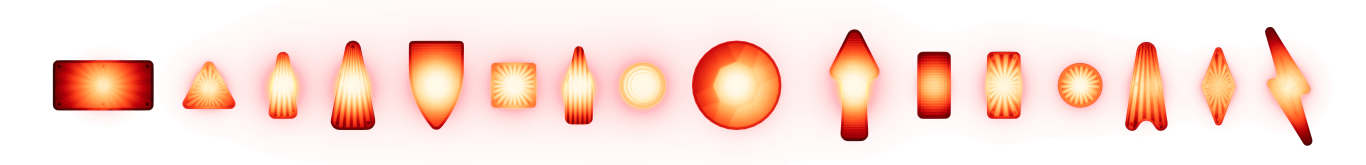
#> input picture VisualPinball.Unity/Documentation~/creators-guide/editor/inserts/inserts-showcase-lit.png, 8192 x 988 px (shown at 1/6 size)
$ python match_crop.py ../inserts-showcase-lit.png ../inserts-showcase-unlit.png
#> lines starting #> are read from the running program, lines starting #| are printed output that depends on the picture; after the words box and inside, x2 and y2 are one past the last pixel; in counts of white or black regions, pixels touching at a corner belong together
"""match_crop.py <new> <old> [publish]: scales the new shot to the old's width, finds where the old image sits in it, and crops it there."""
import sys
from PIL import Image
import numpy as np
new, old = Image.open(sys.argv[1]).convert('RGB'), Image.open(sys.argv[2]).convert('RGB')
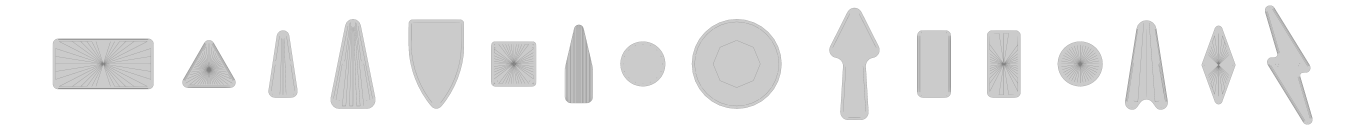
#> input picture VisualPinball.Unity/Documentation~/creators-guide/editor/inserts/inserts-showcase-unlit.png, 8192 x 831 px (shown at 1/6 size)
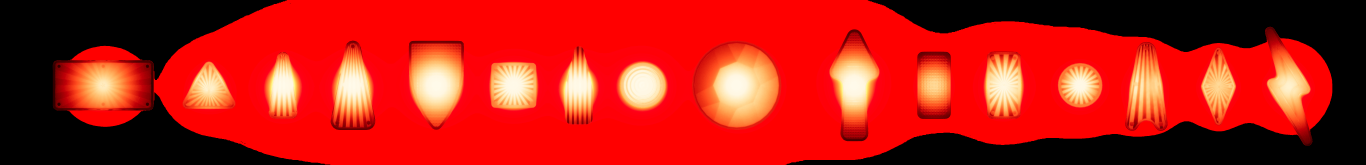
#> new: PIL image 8192x988 RGB (shown at 1/6 size); mean R, G, B 182.2, 27.4, 18.9
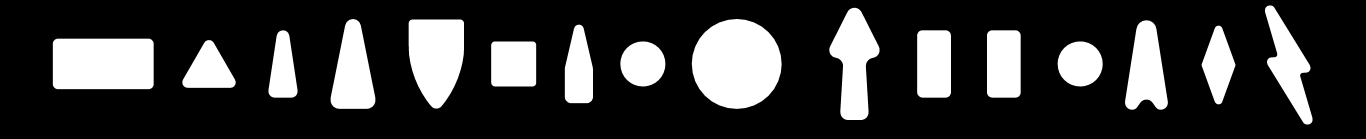
#> old: PIL image 8192x831 RGB (shown at 1/6 size); values 0 (black) and 128 (white), 22.4% white; 16 white regions, largest, box (x1, y1, x2, y2) and area: (4151, 114, 4690, 653) 227095, (317, 232, 922, 535) 182492, (2452, 117, 2784, 651) 141451
scaled = new.resize((old.width, round(new.height * old.width / new.width)), Image.LANCZOS)
g = lambda im: np.asarray(im.convert('L').resize((im.width // 4, im.height // 4)), dtype=float)
o = g(old)
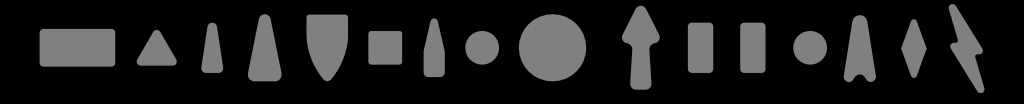
#> o: shape (207, 2048) float64 (shown at 1/2 size); min 0, max 137, mean 28.7
best = None
for y in range(0, max(1, scaled.height - old.height + 1), 2):
	c = g(scaled.crop((0, y, old.width, y + old.height)))
	h = min(c.shape[0], o.shape[0])
	d = np.abs(c[:h] - o[:h]).mean()
	if best is None or d < best[0]:
		best = (d, y)
#> this loop made 79 passes
#> (d, best) on passes 1 to 12: (64.58, (64.58, 0)), (64.45, (64.45, 2)), (64.31, (64.31, 4)), (64.17, (64.17, 6)), (64.03, (64.03, 8)), (63.89, (63.89, 10)), (63.75, (63.75, 12)), (63.61, (63.61, 14)), (63.47, (63.47, 16)), (63.33, (63.33, 18)), (63.2, (63.2, 20)), (63.06, (63.06, 22))
#> pass 1, `c = g(scaled.crop((0, y, old.width, y + old.height)))`:
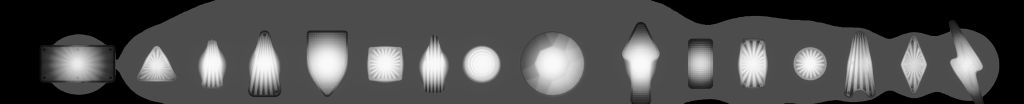
#> c: shape (207, 2048) float64 (shown at 1/2 size); min 0, max 250, mean 79.9
d, y = best
#> y = 144
crop = scaled.crop((0, y, old.width, min(scaled.height, y + old.height)))
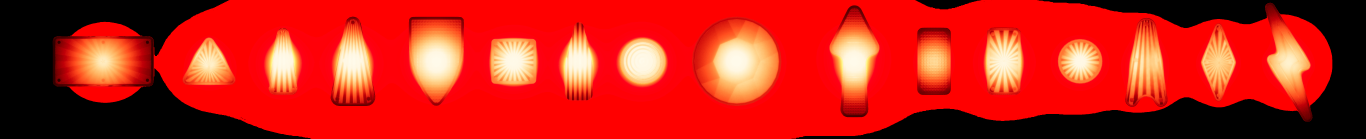
#> crop: PIL image 8192x831 RGB (shown at 1/6 size); mean R, G, B 194.5, 32.6, 22.5
print(f'{sys.argv[1].split("/")[-1]}: offset {y}, diff {d:.1f}, {crop.size}')
#| inserts-showcase-lit.png: offset 144, diff 57.5, (8192, 831)
if len(sys.argv) > 3:
	crop.save(sys.argv[2], optimize=True)
